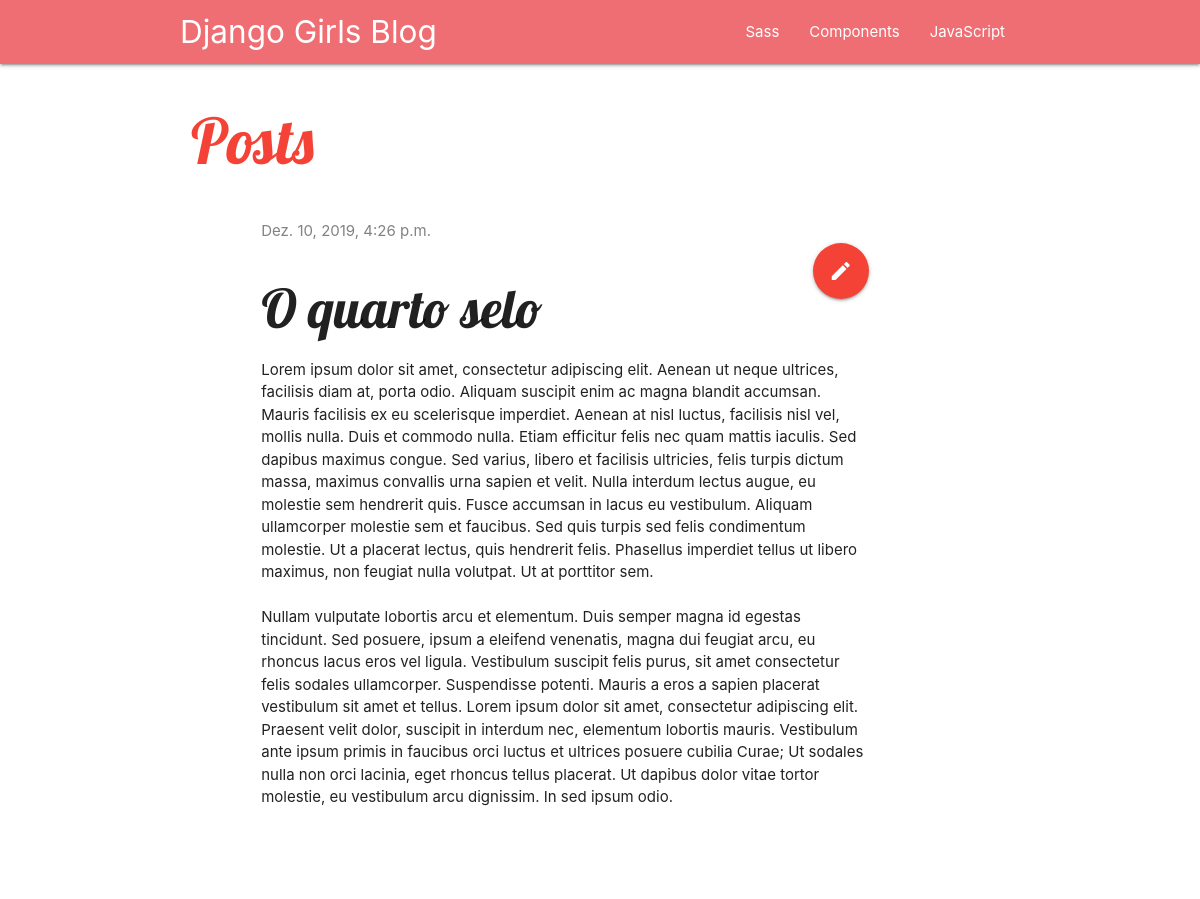
The app's page /post/4/ with its own data.
### blog/models.py (models this page shows, shortened)
class Post(models.Model):
    author = models.ForeignKey(settings.AUTH_USER_MODEL, on_delete=models.CASCADE)
    title = models.CharField(max_length=200)
    text = models.TextField()
    created_date = models.DateTimeField(default=timezone.now)
    published_date = models.DateTimeField(blank=True, null=True)

### blog/views.py (the view)
# urls.py: path('post/<int:pk>/', views.post_detail, name='post_detail'),
def post_detail(request, pk):
    post = get_object_or_404(Post, pk=pk)
    return render(request, 'blog/post_detail.html', {'post': post})

### blog/templates/blog/post_detail.html
{% extends 'blog/base.html' %}
{% block content %}
    <div class="post">
        {% if post.published_date %}
            <div class="date">
                {{ post.published_date }}
            </div>
        {% endif %}
        <a class="btn-floating btn-large waves-effect waves-light red right" href="{% url 'post_edit' pk=post.pk %}">  <i class="large material-icons">edit</i></a>
        <h2>{{ post.title }}</h2>
        <p>{{ post.text|linebreaksbr }}</p>
    </div>
{% endblock %}

### blog/static/css/blog.css (style rules this page uses)
h1, h2, h3, h4 { font-family: 'Lobster', cursive; }
.date { color: #828282; }
.post { margin-bottom: 70px; }

### records on screen
Post: published_date "Dez. 10, 2019, 4:26 p.m.", title "O quarto selo", text "Lorem ipsum dolor sit amet, consectetur adipiscing elit. Aenean ut neque ultrices, facilisis diam at, porta odio. Aliquam suscipit enim ac magna blandit accumsan. Mauris facilisis ex eu scelerisque imperdiet. Aenean at nisl luctus, facilisis nisl vel, mollis nulla. Duis et commodo nulla. Etiam efficitur felis nec quam mattis iaculis. Sed dapibus maximus congue. Sed varius, libero et facilisis ultricies, felis turpis dictum massa, maximus convallis urna sapien et velit. Nulla interdum lectus augue, eu molestie sem hendrerit quis. Fusce accumsan in lacus eu vestibulum. Aliquam ullamcorper molestie sem et faucibus. Sed quis turpis sed felis condimentum molestie. Ut a placerat lectus, quis…"
